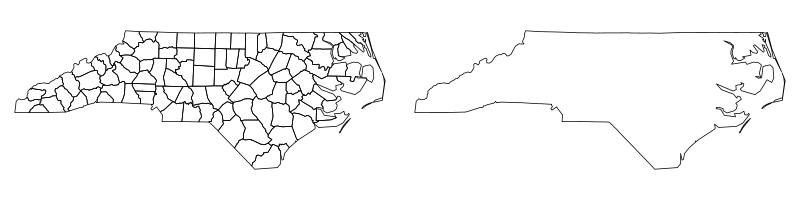

Write R code to recreate this figure.
library(sf)
demo(nc)
png(file = "summ.png", width = 800, height = 200)
par(mfrow = c(1,2), mar = rep(0,4))
plot(st_geometry(nc))
plot(st_union(st_geometry(nc)))
